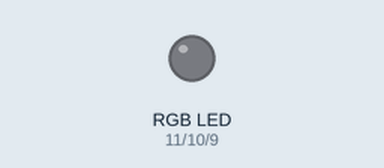
This sketch was run on a simulated Arduino Uno, built with avr-gcc and run on an emulated ATmega328P. Shown: an RGB LED mixed from three pins (HIGH = lit).

Above: at 0.02 s.
At 2.5 s:
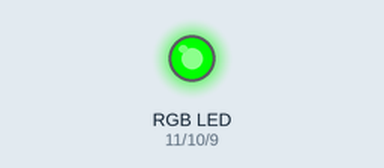
At 7.5 s:
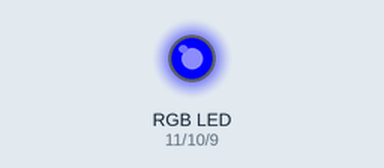
At 11.3 s:
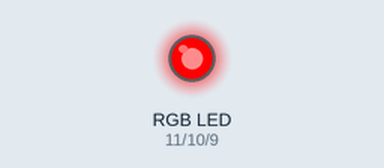
Timing chart, 0 to 16.3 s (numbered marks = the images above):
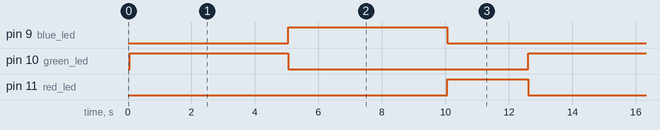

The sketch:

6_counterrgb.ino
```cpp
const int green_led = 10;
const int blue_led = 9;
const int red_led = 11;
unsigned int counter;
void setup()
{
    // put your setup code here, to run once:
    pinMode(green_led, OUTPUT);
    pinMode(red_led, OUTPUT);
    pinMode(blue_led, OUTPUT);
}
void loop()
{
    counter = counter + 1;
    delay(50);
    if (counter <= 100) // Gree LED High
    {
        digitalWrite(green_led, HIGH);
        digitalWrite(blue_led, LOW);
        digitalWrite(red_led, LOW);
    }
    else if ((counter > 100) && (counter <= 200)) // blue LED High
    {
        digitalWrite(green_led, LOW);
        digitalWrite(blue_led, HIGH);
        digitalWrite(red_led, LOW);
    }
    else if (counter > 200) // red LED High
    {
        digitalWrite(green_led, LOW);
        digitalWrite(blue_led, LOW);
        digitalWrite(red_led, HIGH);
    }
    if (counter > 250)
        counter = 0;
}
```

Measured:
- by itself, pin 9 (blue_led), pin 10 (green_led): alternates HIGH for 5.0 s and LOW for 7.6 s
- by itself, pin 11 (red_led): alternates HIGH for 2.6 s and LOW for 10.0 s
- by itself, everything shown: repeats every 12.6 s, in 3 steps
